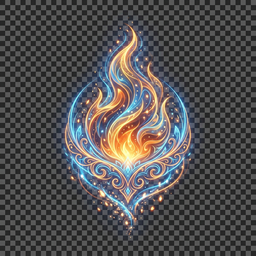
#> input picture public/img/wardrobe/acc_fire.png, 256 x 256 px; its folder holds only this picture in this run
$ python analyze_bg_full.py
#> lines starting #> are read from the running program, lines starting #| are printed output that depends on the picture
import cv2
import numpy as np
import glob

wardrobe_dir = "public/img/wardrobe"
images = glob.glob(wardrobe_dir + "/*.png")

for path in images[:5]:
    img = cv2.imread(path)
#> img is the input picture: shape (256, 256, 3); mean B, G, R 81.4, 81, 82.9
    if img is None: continue

    # Check 20x20 block from top-left
    block = img[0:20, 0:20]
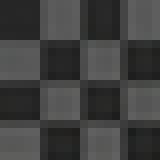
#> block: shape (20, 20, 3) (shown 8 times larger); mean B, G, R 63.2, 63.5, 63.4

    # Calculate the variance of R, G, B for each pixel to see if it's strictly grey
    gray_diffs = np.std(block, axis=2)
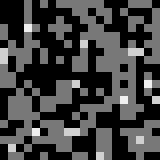
#> gray_diffs: shape (20, 20) float64 (shown 8 times larger); min 0, max 0.943, mean 0.255
    max_gray_diff = np.max(gray_diffs)
#> max_gray_diff = 0.943

    # Get min and max intensity of this block
    min_val = np.min(block)
#> min_val = 28
    max_val = np.max(block)
#> max_val = 97

    print(f"{path}: gray_variance={max_gray_diff:.2f}, intensity range=[{min_val}, {max_val}]")
#| public/img/wardrobe/acc_fire.png: gray_variance=0.94, intensity range=[28, 97]

$ run again, on public/img/wardrobe/acc_glasses.png
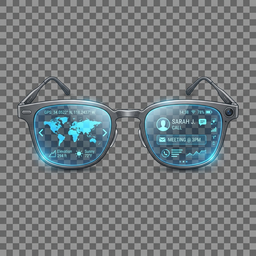
#> input picture public/img/wardrobe/acc_glasses.png, 256 x 256 px
#> img is the input picture: shape (256, 256, 3); mean B, G, R 126.8, 124.4, 118.2
#> `block = img[0:20, 0:20]`:
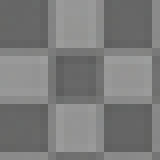
#> block: shape (20, 20, 3) (shown 8 times larger); mean B, G, R 123.3, 123.5, 123.4
#> `gray_diffs = np.std(block, axis=2)`:
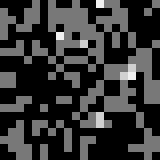
#> gray_diffs: shape (20, 20) float64 (shown 8 times larger); min 0, max 0.943, mean 0.209
#> max_gray_diff = 0.943
#> min_val = 92
#> max_val = 157
#| public/img/wardrobe/acc_glasses.png: gray_variance=0.94, intensity range=[92, 157]
